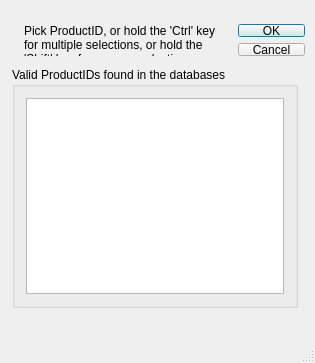
<?xml version="1.0" encoding="UTF-8"?>
<ui version="4.0">
 <class>PickProductIdDialogBase</class>
 <widget class="QDialog" name="PickProductIdDialogBase">
  <property name="geometry">
   <rect>
    <x>0</x>
    <y>0</y>
    <width>315</width>
    <height>363</height>
   </rect>
  </property>
  <property name="windowTitle">
   <string>Pick ProductID string from list...</string>
  </property>
  <property name="windowIcon">
   <iconset resource="gex.qrc">
    <normaloff>:/gex/icons/gex_application_48x48.png</normaloff>:/gex/icons/gex_application_48x48.png</iconset>
  </property>
  <property name="autoFillBackground">
   <bool>true</bool>
  </property>
  <property name="sizeGripEnabled">
   <bool>true</bool>
  </property>
  <widget class="QGroupBox" name="groupBox">
   <property name="geometry">
    <rect>
     <x>12</x>
     <y>67</y>
     <width>286</width>
     <height>241</height>
    </rect>
   </property>
   <property name="title">
    <string>Valid ProductIDs found in the databases</string>
   </property>
   <layout class="QGridLayout" name="gridLayout">
    <item row="0" column="0">
     <widget class="QListWidget" name="listWidget">
      <property name="toolTip">
       <string>Select your ProductID...</string>
      </property>
      <property name="selectionMode">
       <enum>QAbstractItemView::ExtendedSelection</enum>
      </property>
      <property name="viewMode">
       <enum>QListView::ListMode</enum>
      </property>
     </widget>
    </item>
   </layout>
  </widget>
  <widget class="QWidget" name="layoutWidget">
   <property name="geometry">
    <rect>
     <x>13</x>
     <y>13</y>
     <width>303</width>
     <height>54</height>
    </rect>
   </property>
   <layout class="QHBoxLayout" name="horizontalLayout">
    <item>
     <widget class="QLabel" name="TextLabel">
      <property name="text">
       <string>Pick ProductID, or hold the 'Ctrl' key for multiple selections, or hold the 'Shift' key for a range selection.</string>
      </property>
      <property name="alignment">
       <set>Qt::AlignTop</set>
      </property>
      <property name="wordWrap">
       <bool>true</bool>
      </property>
     </widget>
    </item>
    <item>
     <layout class="QVBoxLayout" name="verticalLayout">
      <item>
       <widget class="QPushButton" name="PushButtonOk">
        <property name="maximumSize">
         <size>
          <width>67</width>
          <height>25</height>
         </size>
        </property>
        <property name="text">
         <string>OK</string>
        </property>
        <property name="default">
         <bool>true</bool>
        </property>
       </widget>
      </item>
      <item>
       <widget class="QPushButton" name="PushButtonCancel">
        <property name="maximumSize">
         <size>
          <width>67</width>
          <height>25</height>
         </size>
        </property>
        <property name="text">
         <string>Cancel</string>
        </property>
       </widget>
      </item>
     </layout>
    </item>
   </layout>
  </widget>
 </widget>
 <layoutdefault spacing="6" margin="11"/>
 <pixmapfunction>qPixmapFromMimeSource</pixmapfunction>
 <resources>
  <include location="gex.qrc"/>
 </resources>
 <connections/>
</ui>
